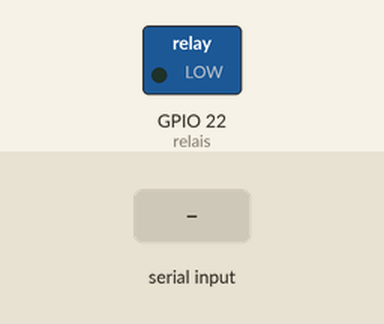
This sketch was run on a simulated ESP32. Parts: switched loads named in the sketch (green lamp = pin HIGH). The inputs (shaded band) are chosen by the test bench. Nothing arrives over Bluetooth unless stated; what the sketch prints to the serial monitor is not drawn.

Above: at 1.2 s.
1.3 s: "A" received over the second serial link
At 2.1 s:
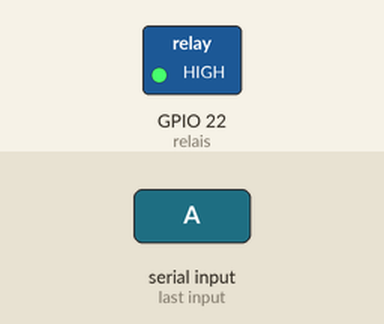
2.8 s: "a" received over the second serial link
At 3.2 s:
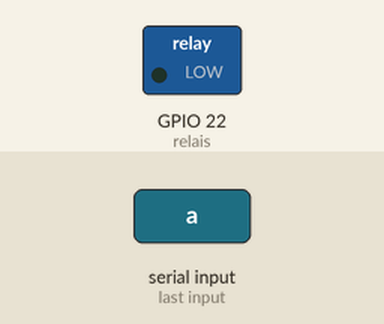
4.3 s: "AB" received over the second serial link
At 5.6 s:
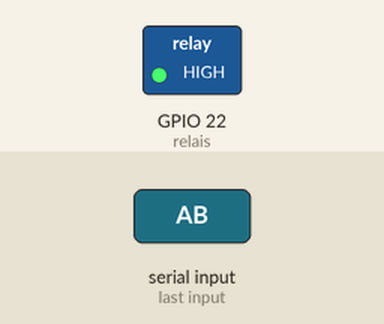
Timing chart, 0 to 7.3 s (numbered marks = the images above; inputs shaded):
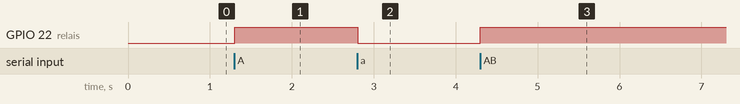

Measured:
- after the input at 1.3 s, GPIO 22 (relais): LOW → HIGH at once
- after the input at 2.8 s, GPIO 22 (relais): HIGH → LOW at once
- after the input at 4.3 s, GPIO 22 (relais): LOW → HIGH at once

The sketch:

Maison_intelligente.ino
```cpp
// (licence header left out)
#include "BluetoothSerial.h" //Cela inclut la bibliothèque "BluetoothSerial.h" dans le code. Cette bibliothèque permet de gérer la communication Bluetooth sur une carte ESP32.
#if !defined(CONFIG_BT_ENABLED) || !defined(CONFIG_BLUEDROID_ENABLED) //C'est une directive conditionnelle du préprocesseur qui vérifie si les macros CONFIG_BT_ENABLED et CONFIG_BLUEDROID_ENABLED sont définies à partir des fichiers de configuration du projet. Ces macros sont généralement utilisées pour activer ou désactiver les fonctionnalités du Bluetooth dans le projet.
#error Bluetooth is not enabled! Please run `make menuconfig` to and enable it
/*Si l'une des macros CONFIG_BT_ENABLED ou CONFIG_BLUEDROID_ENABLED n'est pas définie (ce qui signifie que le Bluetooth n'est pas activé),
 cette directive générera une erreur lors de la compilation du code.
 L'erreur affichera le message "Bluetooth is not enabled! Please run make menuconfig to and enable it",
 indiquant à l'utilisateur qu'il doit activer le Bluetooth en utilisant la commande "make menuconfig" dans l'IDE Arduino.
 L'activation du Bluetooth nécessite généralement de sélectionner les options appropriées dans le menu de configuration du projet.
*/

#endif //FIN SI

#define relais 22 // Numéro de la broche (GPIO) utilisée pour contrôler le relais

String receive = ""; // Variable pour stocker les données reçues via Bluetooth

BluetoothSerial SerialBT; // Objet pour gérer la communication Bluetooth

void setup() {
  Serial.begin(115200); // Initialisation de la communication série
  pinMode(relais, OUTPUT); // Configuration de la broche relais en sortie pour contrôler le relais

  SerialBT.begin("Maison_Intelligent@Devnas"); // Initialisation de la communication Bluetooth avec le nom de l'appareil "Maison_Intelligent@Devnas"
  Serial.println("Le périphérique a démarré, maintenant vous pouvez le coupler via Bluetooth !"); // Affiche un message dans le moniteur série pour indiquer que le périphérique est prêt à être appairé via Bluetooth
}

void loop()
{
  while (SerialBT.available()) // Boucle pour lire les données disponibles depuis la communication Bluetooth
  {
    char string = SerialBT.read(); // Lecture d'un caractère (byte) reçu via Bluetooth
    receive = receive + string; // Ajout du caractère reçu à la fin de la chaîne "receive"
    delay(1); // Pause d'une milliseconde pour permettre de recevoir les autres caractères
  }

  // Vérification des commandes Bluetooth reçues et contrôle du relais en fonction des commandes
  if (receive == "A")
  {
    digitalWrite(relais, HIGH); // Allumer le relais
  }
  if (receive == "a")
  {
    digitalWrite(relais,LOW); // Éteindre le relais
  }
  if (receive == "AB")
  {
    digitalWrite(relais, HIGH); // Allumer le relais
  }
  if (receive == "ab")
  {
    digitalWrite(relais, LOW); // Éteindre le relais
  }

  receive = ""; // Effacer la variable "receive" pour pouvoir recevoir de nouvelles commandes Bluetooth
}
```
